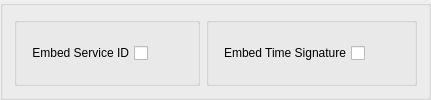
                <widget class="QGroupBox" name="gb2_14">
                 <property name="title">
                  <string/>
                 </property>
                 <property name="flat">
                  <bool>true</bool>
                 </property>
                 <layout class="QHBoxLayout" name="horizontalLayout_94">
                  <item>
                   <widget class="QGroupBox" name="groupBox_78">
                    <property name="title">
                     <string/>
                    </property>
                    <layout class="QHBoxLayout" name="horizontalLayout_150">
                     <item>
                      <widget class="QCheckBox" name="embed_service_id">
                       <property name="layoutDirection">
                        <enum>Qt::RightToLeft</enum>
                       </property>
                       <property name="text">
                        <string>Embed Service ID</string>
                       </property>
                      </widget>
                     </item>
                     <item>
                      <spacer name="horizontalSpacer_87">
                       <property name="orientation">
                        <enum>Qt::Horizontal</enum>
                       </property>
                       <property name="sizeHint" stdset="0">
                        <size>
                         <width>40</width>
                         <height>20</height>
                        </size>
                       </property>
                      </spacer>
                     </item>
                    </layout>
                   </widget>
                  </item>
                  <item>
                   <widget class="QGroupBox" name="groupBox_80">
                    <property name="title">
                     <string/>
                    </property>
                    <layout class="QHBoxLayout" name="horizontalLayout_152">
                     <item>
                      <widget class="QCheckBox" name="embed_timesignature">
                       <property name="layoutDirection">
                        <enum>Qt::RightToLeft</enum>
                       </property>
                       <property name="text">
                        <string>Embed Time Signature</string>
                       </property>
                      </widget>
                     </item>
                     <item>
                      <spacer name="horizontalSpacer_89">
                       <property name="orientation">
                        <enum>Qt::Horizontal</enum>
                       </property>
                       <property name="sizeHint" stdset="0">
                        <size>
                         <width>40</width>
                         <height>20</height>
                        </size>
                       </property>
                      </spacer>
                     </item>
                    </layout>
                   </widget>
                  </item>
                 </layout>
                </widget>
